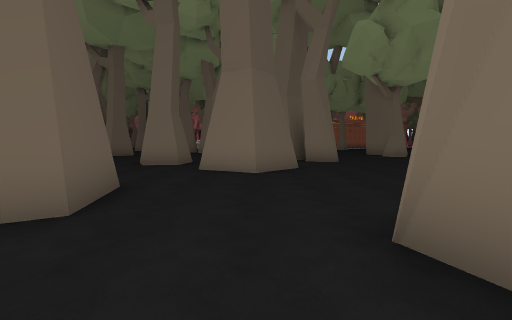
View 1 (above)

24 first-person views from a walk through a scene from a Unity 3-D project. The camera is 1.4 m above the floor, tilts 4° down and sees 90° across. The floor is counted in squares, 2 m on a side. Each view is taken from the middle of a square. On the plan, view 1 faces up. The plan holds only what a view shows up to about 9 squares ahead; the rest is blank. The place goes on beyond the plan. The player is left out. Some surface patterns are stand-ins.

View 2
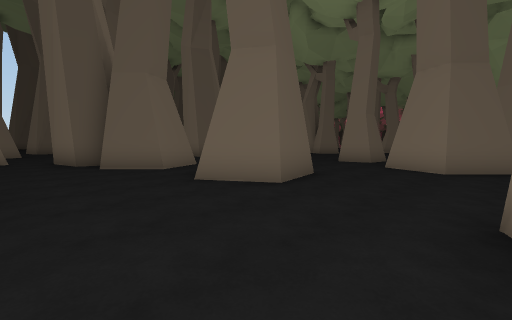

View 3
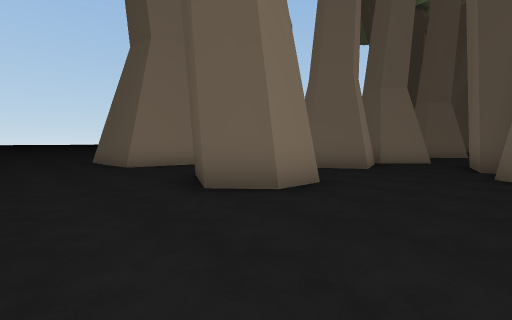

View 4
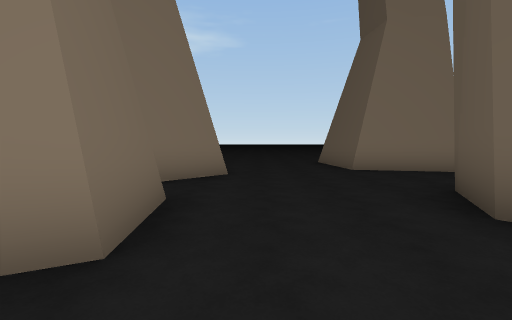

View 5
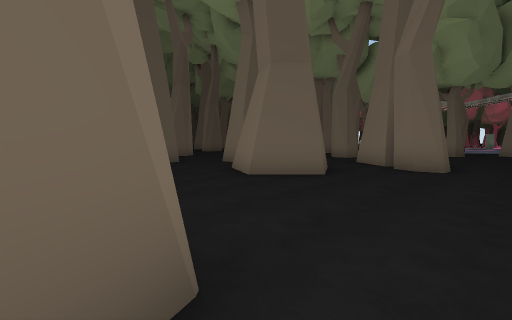

View 6
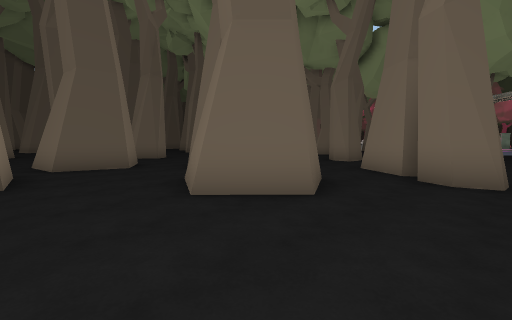

View 7
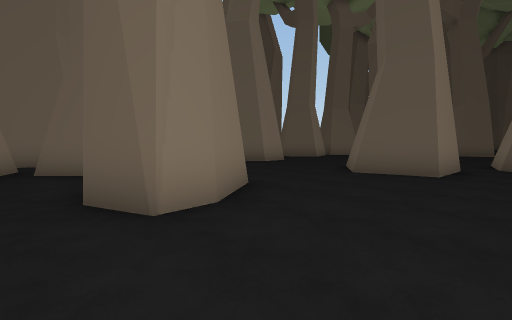

View 8
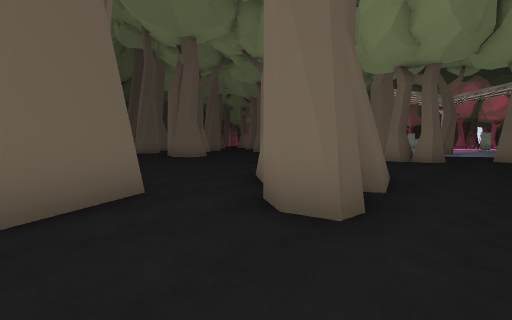

View 9
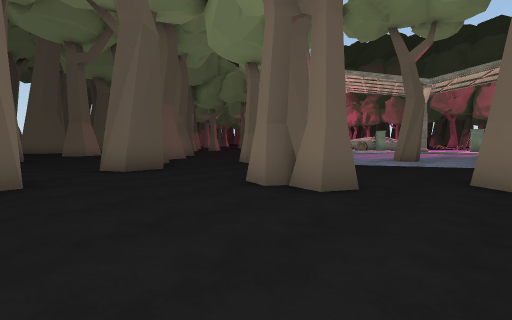

View 10
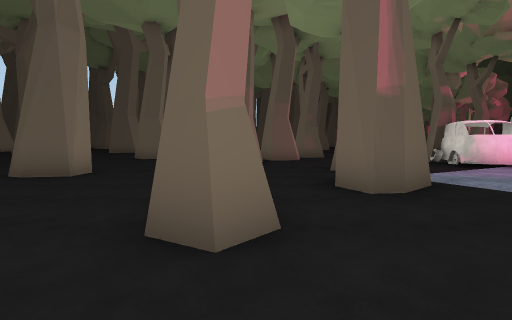

View 11
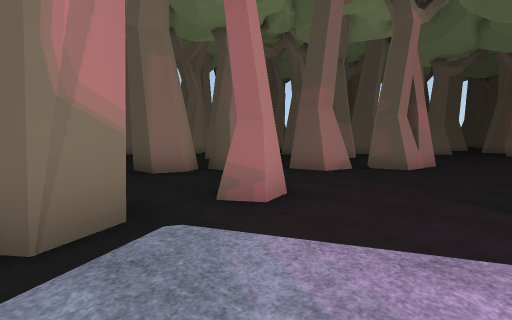

View 12
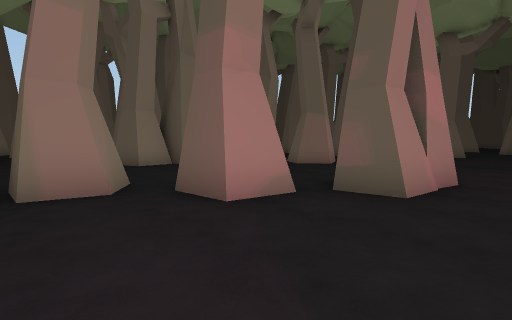

View 13
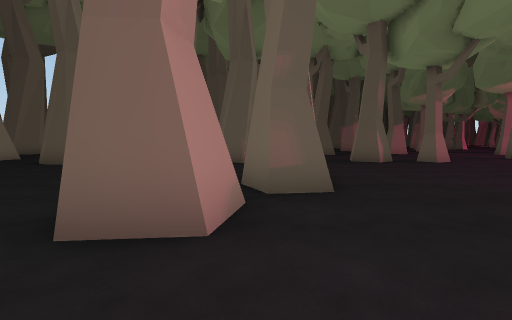

View 14
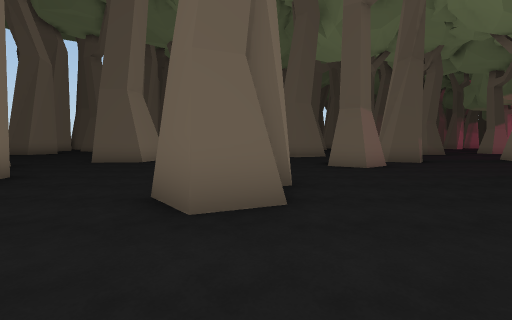

View 15
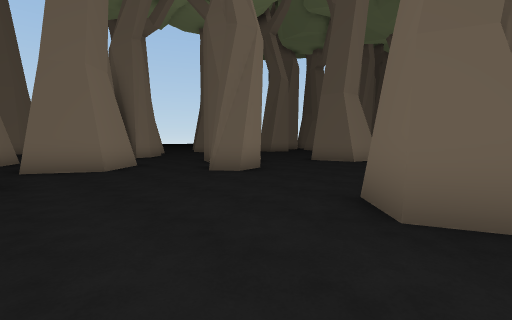

View 16
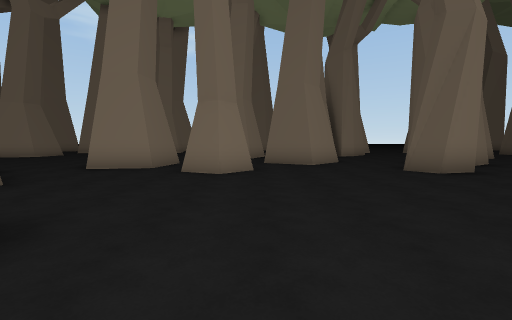

View 17
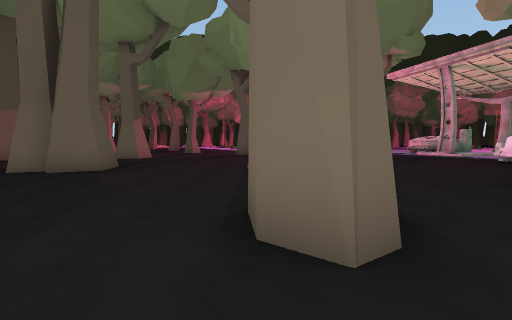

View 18
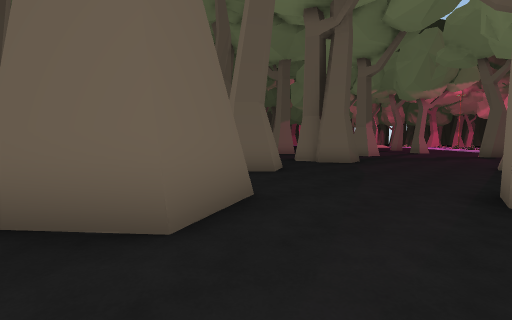

View 19
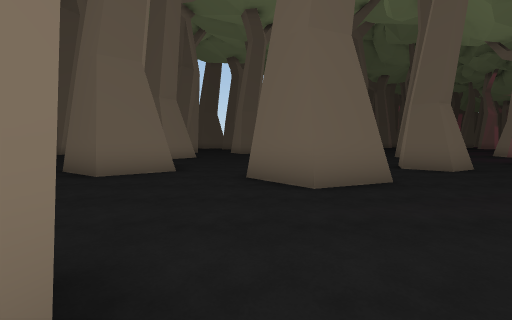

View 20
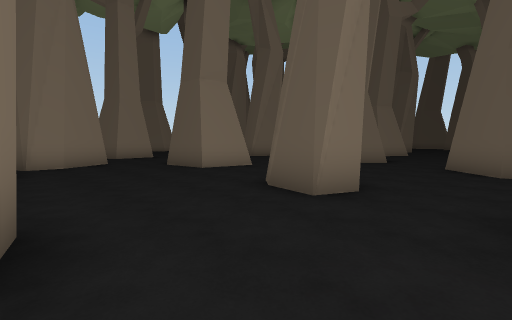

View 21
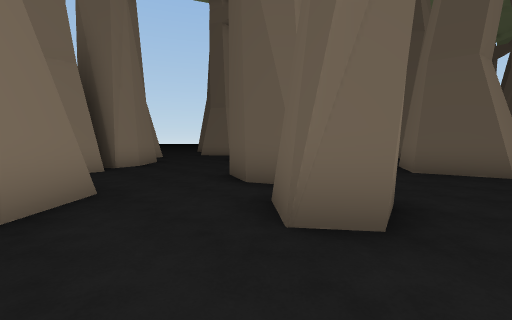

View 22
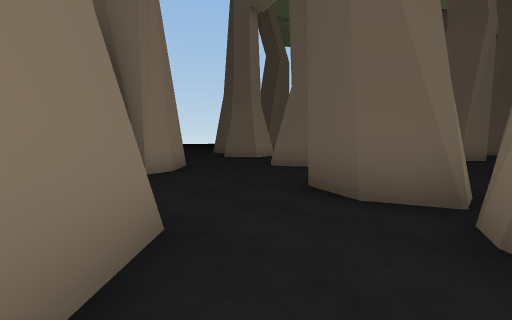

View 23
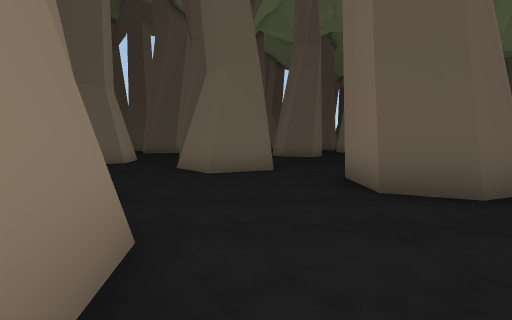

View 24
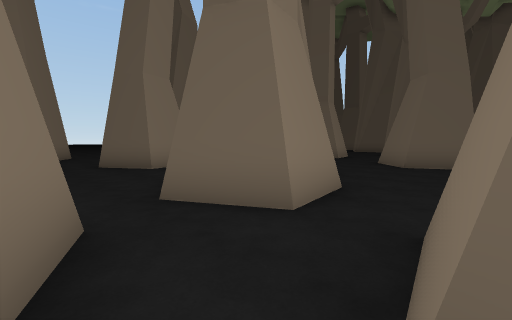

### Floor plan
Key: @ floor where view 1 was taken; # wall or solid block; . floor; T tree; O other object.
Columns run from 21 left of view 1 to 4 right of it. Each row starts with its distance up from view 1.
 26    .....T.......O
 25    .....T......OTOO    ..
 24   ##...TT.......TOO.  T..
 23  ##......................
 22  ........................
 21   ..........T#...........
 20   #.....#...T#....TT.#...T
 19   #....##.....##.........T
 18    .............##....TT..
 17     #....##.....###...T...
 16     ##............#.......
 15  ...#.....................
 14 ........##..###....T......
 13 ........#.... #....TT  ...
 12    #.................. #..
 11    #. ................##..
 10       .##..............T..
  9        ##...##....#....TT.
  8     ...#....#.....#.##....
  7     ......###..#....###...
  6       ....##...##....#....
  5       .........##.........
  4         #.........#.......
  3         ##....##.###......
  2         #...####..#....##.
  1       ......###.......###.
  0       ... ...........@. ..
 -1       ##  .#...........#..
 -2            ####..##...###.
 -3               ##. #.... ##
 -4                .. ......##
 -5                ........###
 -6                .#.....##
 -7                 ###....

Where each view was taken, in squares from view 1:
view 1: 0 up, 0 right, facing up
view 2: 1 down, 1 right, facing up-left
view 3: 1 up, 0 right, facing down-left
view 4: 0 up, 0 right, facing down
view 5: 2 up, 4 right, facing up-left
view 6: 4 up, 3 right, facing up-left
view 7: 5 up, 4 right, facing down-left
view 8: 7 up, 4 right, facing up-left
view 9: 14 up, 4 right, facing up-left
view 10: 18 up, 4 right, facing left
view 11: 23 up, 0 right, facing down-left
view 12: 22 up, 4 left, facing down-left
view 13: 20 up, 4 left, facing left
view 14: 14 up, 4 left, facing left
view 15: 14 up, 4 left, facing down-left
view 16: 15 up, 4 left, facing down
view 17: 17 up, 14 left, facing up
view 18: 15 up, 14 left, facing up-left
view 19: 15 up, 12 left, facing left
view 20: 16 up, 9 left, facing down-left
view 21: 10 up, 6 left, facing down-left
view 22: 8 up, 6 left, facing down-left
view 23: 4 up, 6 left, facing left
view 24: 5 up, 4 left, facing down-left
